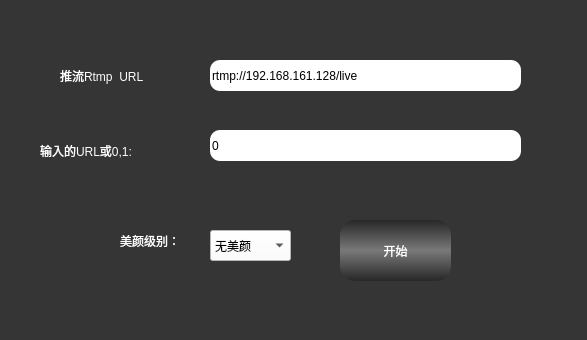
<?xml version="1.0" encoding="UTF-8"?>
<ui version="4.0">
 <class>XRtmpStreamerClass</class>
 <widget class="QWidget" name="XRtmpStreamerClass">
  <property name="geometry">
   <rect>
    <x>0</x>
    <y>0</y>
    <width>587</width>
    <height>340</height>
   </rect>
  </property>
  <property name="windowTitle">
   <string>XRtmpStreamer</string>
  </property>
  <property name="styleSheet">
   <string notr="true">QLabel
{
	color: rgb(255, 255, 255);
	font: 75 12pt &quot;黑体&quot;;
}
QWidget
{
	background-color: rgb(53, 53, 53);
}

QPushButton:hover
 { 
	background-color: qlineargradient(spread:pad, x1:0, y1:0, x2:0, y2:1, stop:0 rgba(120, 120, 120, 255), stop:0.495 rgba(39, 39, 39, 255), stop:0.505 rgba(39,39, 39, 255), stop:1 rgba(120, 120,120, 255));
 border: none;
border-radius:15px;
color: rgb(255, 255, 255);
font: 75 12pt &quot;黑体&quot;;
 }
QPushButton:!hover
 { 
	background-color: qlineargradient(spread:pad, x1:0, y1:0, x2:0, y2:1, stop:0 rgba(39, 39, 39, 255), stop:0.495 rgba(120, 120, 120, 255), stop:0.505 rgba(120,120, 120, 255), stop:1 rgba(39, 39,39, 255));
 border: none;
border-radius:15px;
color: rgb(255, 255, 255);
font: 75 12pt &quot;黑体&quot;;
 }

QLineEdit
{
border-radius:10px;
background-color: rgb(255, 255, 255);
font: 75 12pt &quot;黑体&quot;;

}
QComboBox
{
background-color: rgb(255, 255, 255);
font: 75 12pt &quot;黑体&quot;;

}</string>
  </property>
  <widget class="QLabel" name="label">
   <property name="geometry">
    <rect>
     <x>60</x>
     <y>50</y>
     <width>121</width>
     <height>51</height>
    </rect>
   </property>
   <property name="text">
    <string>推流Rtmp  URL</string>
   </property>
  </widget>
  <widget class="QLineEdit" name="outUrl">
   <property name="geometry">
    <rect>
     <x>210</x>
     <y>60</y>
     <width>311</width>
     <height>31</height>
    </rect>
   </property>
   <property name="text">
    <string>rtmp://192.168.161.128/live</string>
   </property>
  </widget>
  <widget class="QLabel" name="label_3">
   <property name="geometry">
    <rect>
     <x>120</x>
     <y>230</y>
     <width>81</width>
     <height>21</height>
    </rect>
   </property>
   <property name="text">
    <string>美颜级别：</string>
   </property>
  </widget>
  <widget class="QPushButton" name="startButton">
   <property name="geometry">
    <rect>
     <x>340</x>
     <y>220</y>
     <width>111</width>
     <height>61</height>
    </rect>
   </property>
   <property name="text">
    <string>开始</string>
   </property>
  </widget>
  <widget class="QLabel" name="label_2">
   <property name="geometry">
    <rect>
     <x>40</x>
     <y>140</y>
     <width>161</width>
     <height>21</height>
    </rect>
   </property>
   <property name="text">
    <string>输入的URL或0,1:</string>
   </property>
  </widget>
  <widget class="QLineEdit" name="inUrl">
   <property name="geometry">
    <rect>
     <x>210</x>
     <y>130</y>
     <width>311</width>
     <height>31</height>
    </rect>
   </property>
   <property name="text">
    <string>0</string>
   </property>
  </widget>
  <widget class="QComboBox" name="face">
   <property name="geometry">
    <rect>
     <x>210</x>
     <y>230</y>
     <width>81</width>
     <height>31</height>
    </rect>
   </property>
   <item>
    <property name="text">
     <string>无美颜</string>
    </property>
   </item>
   <item>
    <property name="text">
     <string>一级</string>
    </property>
   </item>
   <item>
    <property name="text">
     <string>二级</string>
    </property>
   </item>
   <item>
    <property name="text">
     <string>三级</string>
    </property>
   </item>
  </widget>
 </widget>
 <layoutdefault spacing="6" margin="11"/>
 <resources>
  <include location="xrtmpstreamer.qrc"/>
 </resources>
 <connections>
  <connection>
   <sender>startButton</sender>
   <signal>clicked()</signal>
   <receiver>XRtmpStreamerClass</receiver>
   <slot>Stream()</slot>
   <hints>
    <hint type="sourcelabel">
     <x>351</x>
     <y>243</y>
    </hint>
    <hint type="destinationlabel">
     <x>604</x>
     <y>257</y>
    </hint>
   </hints>
  </connection>
 </connections>
 <slots>
  <slot>Stream()</slot>
 </slots>
</ui>
